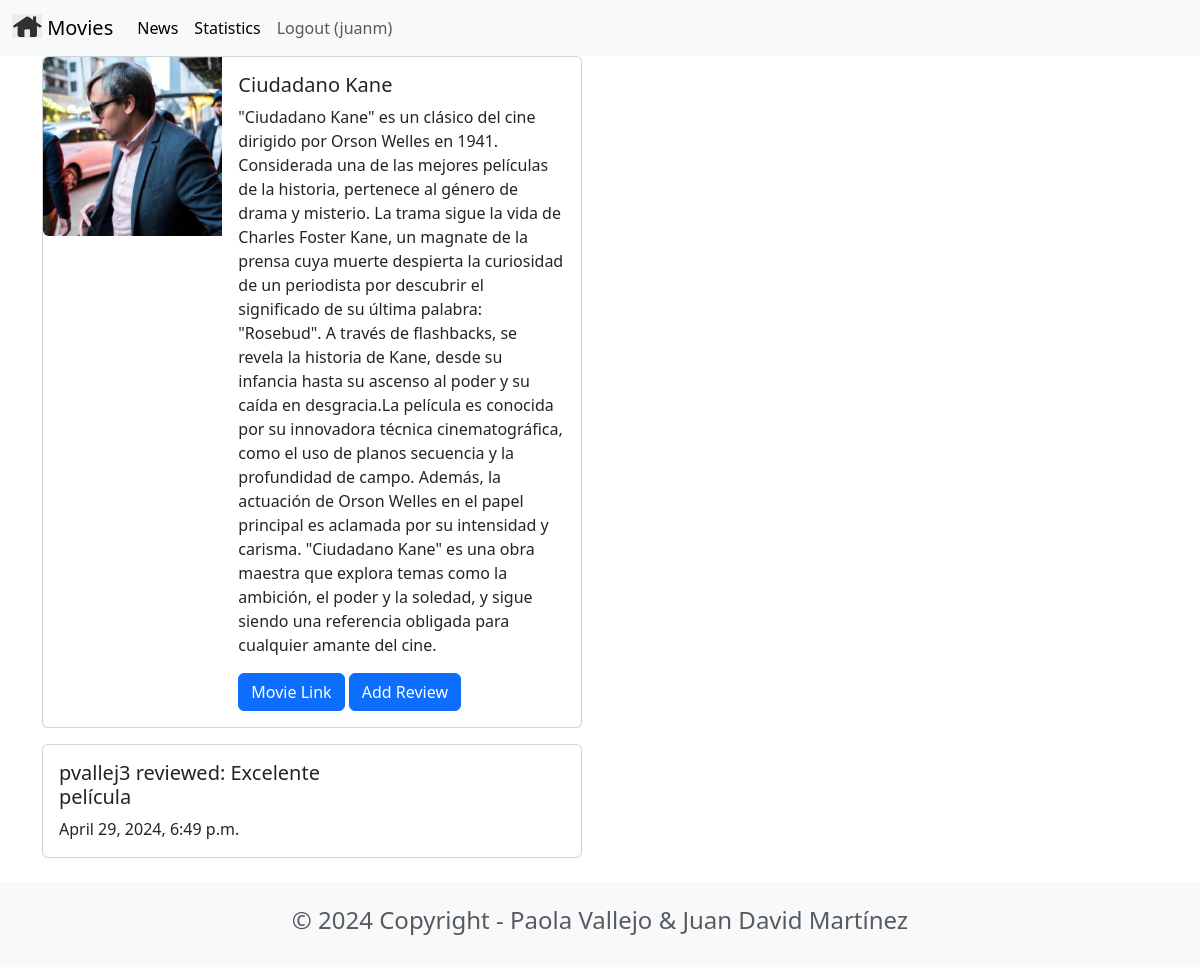
The app's page /movie/1 (signed in) with its own data.
### movie/models.py (models this page shows, shortened)
class Movie(models.Model):
    title = models.CharField(max_length=100)
    description = models.CharField(max_length=1000)
    image = models.ImageField(upload_to='movie/images/')
    url = models.URLField(blank=True)
    genre = models.CharField(blank=True, max_length=250)
    year = models.IntegerField(blank=True, null=True)

class Review(models.Model):
    text = models.CharField(max_length=100)
    date = models.DateTimeField(auto_now_add=True)  # the current datetime will be automatically filled in
    user = models.ForeignKey(User,on_delete=models.CASCADE) # a user can create multiple reviews
    movie = models.ForeignKey(Movie,on_delete=models.CASCADE)
    watchAgain = models.BooleanField()

### movie/views.py (the view)
# urls.py: path('<int:movie_id>', views.detail, name='detail'),
def detail(request, movie_id):
    movie = get_object_or_404(Movie,pk=movie_id)
    reviews = Review.objects.filter(movie = movie)
    return render(request, 'detail.html', {'movie':movie, 'reviews': reviews})

### movie/templates/detail.html
{% extends 'base.html' %}
{% block content %}
<div class="card mb-3" style="max-width: 540px;">
    <div class="row g-0">
      <div class="col-md-4">
        <img src="{{ movie.image.url }}" class="img-fluid rounded-start" alt="...">
      </div>
      <div class="col-md-8">
        <div class="card-body">
          <h5 class="card-title">{{ movie.title }}</h5>
          <p class="card-text">{{ movie.description }}</p>
          {% if movie.url %}
            <a href="{{ movie.url }}" class="btn btn-primary">Movie Link</a>
          {% endif %}
          {% if user.is_authenticated %}
          <a href="{% url 'createreview' movie.id %}"
            class="btn btn-primary">
                Add Review
          </a>
          {% endif %}
        </div>
      </div>
    </div>
</div>
{% for review in reviews %}
  <div class="card mb-3" style="max-width: 540px;">
    <div class="row g-0">
      <div class="col-md-8">
        <div class="card-body">
          <h5 class="card-title">{{ review.user }} reviewed: {{ review.text }}</h5>
          <p class="card-text">{{ review.date }}</p>
        </div>
      </div>
    </div>
  </div>
{% endfor %}
{% endblock content %}

### moviereviews/templates/base.html (shortened to what this page needs)
<head>
    <link href="https://cdn.jsdelivr.net/npm/bootstrap@5.3.2/dist/css/bootstrap.min.css" rel="stylesheet">
</head>
<nav class="navbar navbar-expand-lg bg-body-tertiary">
  <div class="container-fluid">
    <a class="navbar-brand" href="{% url 'home' %}">
      {% load static %}
      <img src="{% static 'images/home.png' %}" alt="" width="30"
height="24"
          class="d-inline-block align-text-top" />
      Movies
    </a>
    <div class="collapse navbar-collapse" id="navbarSupportedContent">
      <ul class="navbar-nav me-auto mb-2 mb-lg-0">
        <li class="nav-item">
          <a class="nav-link active" aria-current="page" href="{% url 'news' %}">News</a>
        </li>
        <li class="nav-item">
          <a class="nav-link active" aria-current="page" href="{% url 'statistics' %}">Statistics</a>
        </li>
        {% if user.is_authenticated %}
          <a class="nav-link" href="{% url 'logoutaccount' %}">Logout ({{ user.username }})</a>
        {% endif %}
      </ul>
    </div>
  </div>
</nav>
<div class="container">
    {% block content %}
    {% endblock content %}
</div>
<footer class="text-center text-lg-start bg-light text-muted mt-4">
  <div class="container">
    <div class="row">
      <div class="text-center p-4">
        <h4>© 2024 Copyright - Paola Vallejo & Juan David Martínez</h4>
      </div>
    </div>
  </div>
</footer>

### records on screen
Movie: image (picture), title "Ciudadano Kane", description "\"Ciudadano Kane\" es un clásico del cine dirigido por Orson Welles en 1941. Considerada una de las mejores películas de la historia, pertenece al género de drama y misterio. La trama sigue la vida de Charles Foster Kane, un magnate de la prensa cuya muerte despierta la curiosidad de un periodista por descubrir el significado de su última palabra: \"Rosebud\". A través de flashbacks, se revela la historia de Kane, desde su infancia hasta su ascenso al poder y su caída en desgracia.La película es conocida por su innovadora técnica cinematográfica, como el uso de planos secuencia y la profundidad de campo. Además, la actuación de Orson Welles en el papel principal es aclamada por su intensidad y…"
Review: user "pvallej3", text "Excelente película", date "April 29, 2024, 6:49 p.m."

### other values on screen
{{ user.username }} "juanm"
